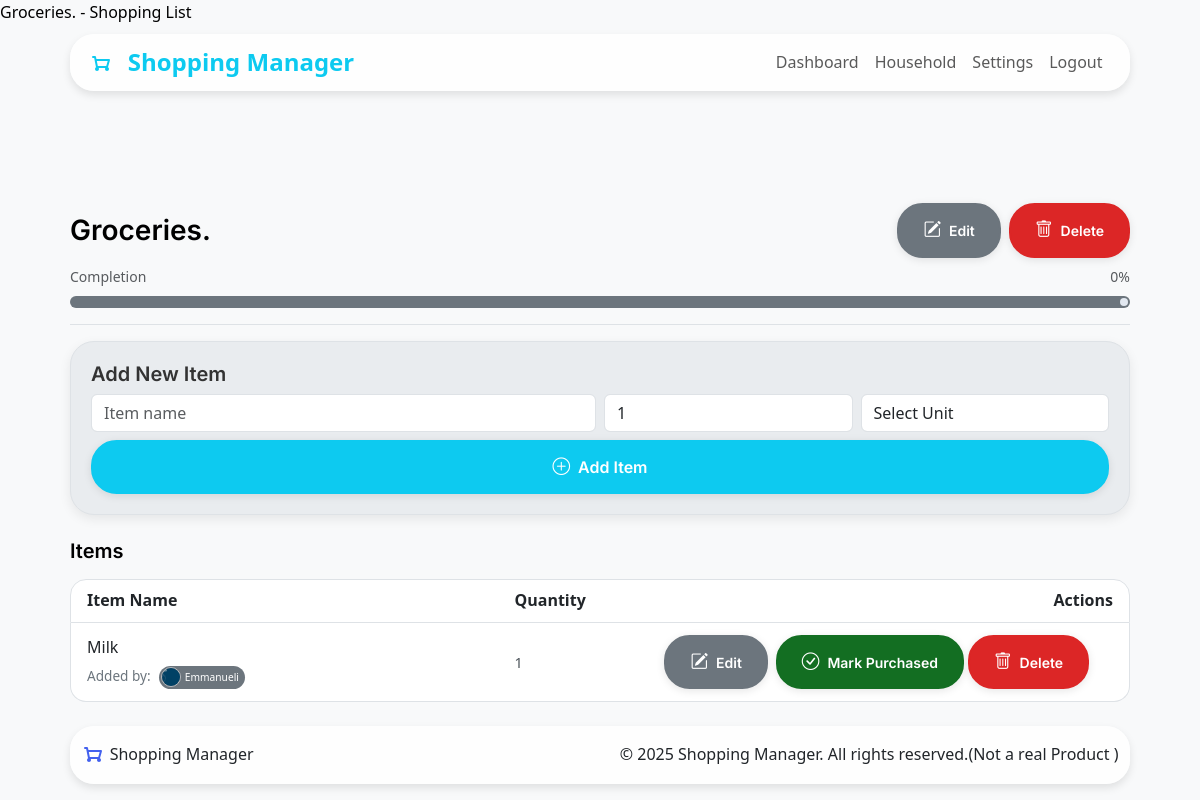
Page /shopping/list/8 (signed in) on the earlier database version.
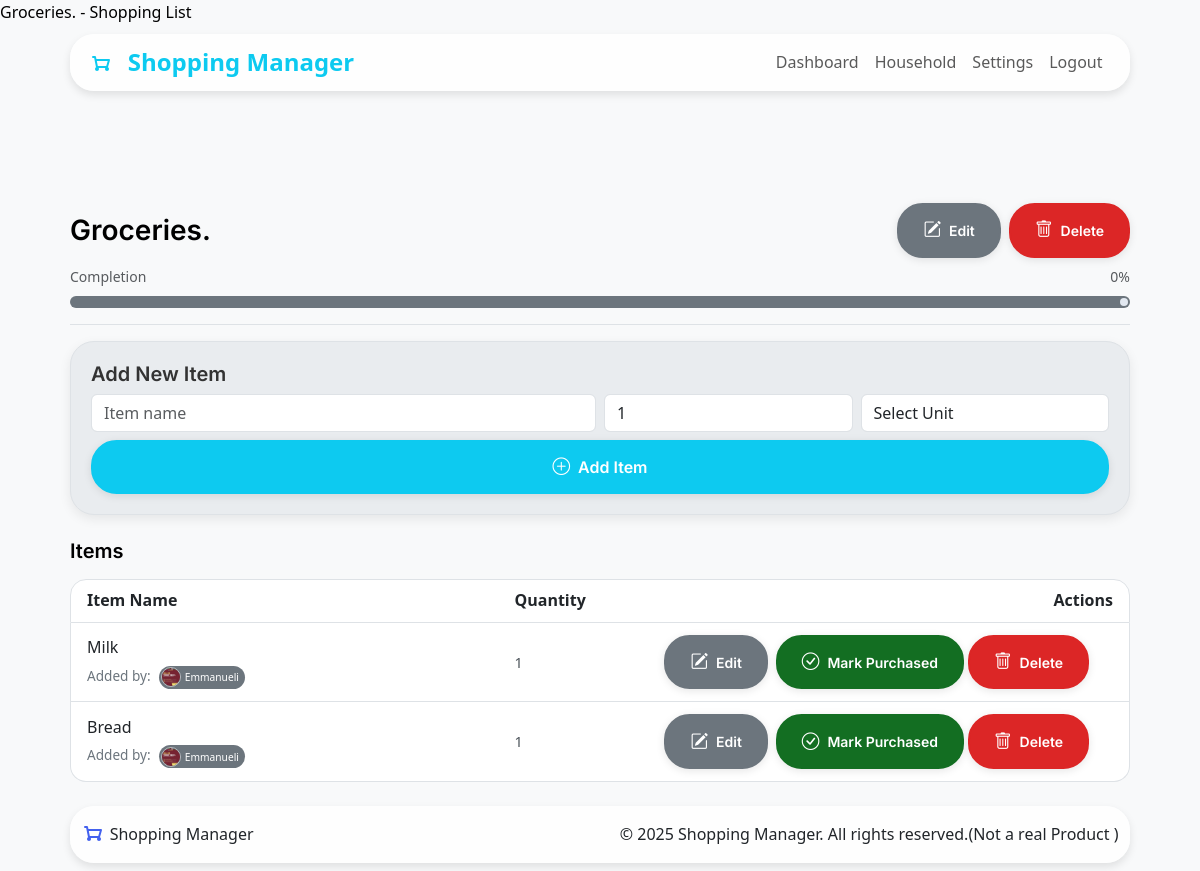
Same page on the later database version.
### app/models.py (models this page shows, shortened)
class ShoppingList(db.Model):
    __tablename__ = 'shoppinglists'  # Explicitly set table name
    id = db.Column(db.Integer, primary_key=True)
    name = db.Column(db.String(100), nullable=False)
    household_id = db.Column(db.Integer, db.ForeignKey('households.id'), nullable=False)
    created_by_user_id = db.Column(db.Integer, db.ForeignKey('users.id'), nullable=False)
    created_at = db.Column(db.DateTime, default=datetime.now(timezone.utc))
    items_count = db.Column(db.Integer, default=0)
    purchased_items_count = db.Column(db.Integer, default=0)
    items = db.relationship('ListItem', backref='shopping_list', lazy=True, cascade="all, delete-orphan")

class ListItem(db.Model):
    __tablename__ = 'listitems'  # Explicitly set table name
    id = db.Column(db.Integer, primary_key=True)
    name = db.Column(db.String(100), nullable=False)
    quantity = db.Column(db.Integer, default=1)
    measure = db.Column(db.String(10), nullable=True, default='')
    shoppinglist_id = db.Column(db.Integer, db.ForeignKey('shoppinglists.id'), nullable=False)
    added_by_user_id = db.Column(db.Integer, db.ForeignKey('users.id'), nullable=False)
    added_at = db.Column(db.DateTime, default=datetime.now(timezone.utc))
    purchased = db.Column(db.Boolean, default=False)

class User(db.Model, UserMixin):
    __tablename__ = 'users'
    id = db.Column(db.Integer, primary_key=True)
    username = db.Column(db.String(80), unique=True, nullable=False)
    name = db.Column(db.String(80), nullable=False)
    password = db.Column(db.String(128), nullable=False)
    role = db.Column(db.String(20), default='member')
    avatar_url = db.Column(db.String(256), nullable=True)  # Can be DiceBear URL or local path
    household_id = db.Column(db.Integer, db.ForeignKey('households.id'))
    household = db.relationship('Household', back_populates='members', foreign_keys=[household_id])
    administered_household = db.relationship('Household', back_populates='admin',
                                            foreign_keys='Household.admin_id', uselist=False)
    created_lists = db.relationship('ShoppingList', backref='creator', lazy=True)
    added_items = db.relationship('ListItem', backref='added_by', lazy=True)
    activities = db.relationship('ActivityLog', backref='user', lazy=True)

### app/shopping_lists/routes.py (the view, shortened to what this page needs)
@shoppinglist_bp.route('/list/<int:list_id>', methods=['GET', 'POST'])
@login_required
def view_list(list_id):
    shopping_list = ShoppingListModel.query.get_or_404(list_id)
    if not current_user.household or shopping_list.household_id != current_user.household_id:
        if request.accept_mimetypes.accept_json and not request.accept_mimetypes.accept_html:
             return jsonify({"success": False, "message": "Forbidden"}), 403
        abort(403)
    item_form = AddItemForm()
    items = ListItemModel.query.filter_by(shoppinglist_id=list_id).order_by(ListItemModel.added_at.asc()).all()
    total_items = len(items)
    purchased_items = sum(1 for item in items if item.purchased)
    completion_percentage = (purchased_items / total_items) * 100 if total_items > 0 else 0
    return render_template('shopping/view_list.html',
                        title=shopping_list.name,
                        shopping_list=shopping_list,
                        items=items,
                        item_form=item_form,
                        completion_percentage=completion_percentage)

### templates/shopping/view_list.html (shortened to what this page needs)
{% extends "base.html" %}
{% block title %}
    {{ shopping_list.name }} - Shopping List
{% endblock %}
{% block content %}
<div class="container mt-4">
    <div class="list-header mb-3 border-bottom pb-2">
        <div class="d-flex flex-wrap justify-content-between align-items-center mb-2">
            <h1 class="h3 mb-0 text-truncate me-3" style="max-width: 60%;">{{ shopping_list.name }}</h1>
            <div class="list-actions flex-shrink-0">
                 <a href="{{ url_for('shoppinglist_bp.edit_list', list_id=shopping_list.id) }}" class="btn btn-sm btn-secondary me-1"><i class="bi bi-pencil-square"></i> Edit</a>
                 <button type="button" class="btn btn-sm btn-danger"
                         data-bs-toggle="modal" data-bs-target="#confirmModal"
                         data-modal-title="Confirm List Deletion"
                         data-modal-body="Are you sure you want to delete the list '{{ shopping_list.name | escape }}' and all its items? This cannot be undone."
                         data-modal-confirm-text="Delete List" data-modal-confirm-class="btn-danger"
                         data-action-url="{{ url_for('shoppinglist_bp.delete_list', list_id=shopping_list.id) }}"
                         data-redirect-url="{{ url_for('main.dashboard') }}">
                     <i class="bi bi-trash"></i> Delete
                 </button>
            </div>
        </div>
        {% set percentage = completion_percentage | default(0) %}
        <div class="progress-section mt-2">
             <div class="d-flex justify-content-between align-items-center mb-1">
                 <span class="text-muted small">Completion</span>
                 <span class="text-muted small" id="progressPercentageLabel">{{ percentage | round | int }}%</span>
             </div>
             {% set gap_width_px = 4 %}
             <div class="custom-progress-track"
                  role="progressbar"
                  aria-label="List completion progress"
                  aria-valuenow="{{ percentage | round | int }}"
                  aria-valuemin="0"
                  aria-valuemax="100">
                 {% set unfilled_width_expression = "100% - " ~ percentage ~ "%" %}
                 {% if percentage > 0 and percentage < 100 %}
                     {% set unfilled_width_expression = unfilled_width_expression ~ " - " ~ gap_width_px ~ "px" %}
                 {% endif %}
                 <div class="custom-progress-unfilled" style="width: calc({{ unfilled_width_expression }}); flex-basis: calc({{ unfilled_width_expression }});"></div>
             </div>
        </div>
    </div>
    <div class="card sm-card mb-4">
        <div class="card-body">
            <h5 class="card-title">Add New Item</h5>
            <form method="post" id="addItemForm" class="ajax-form" data-list-id="{{ shopping_list.id }}" novalidate>
                <div class="row g-2 mb-2">
                    <div class="col-md-6">
                        {{ item_form.name(class_="form-control" + (" is-invalid" if item_form.name.errors else ""),
                                           placeholder="Item name", id="newItemNameInput", autocomplete="off") }}
                    </div>
                    <div class="col-md-3 col-6">
                         {{ item_form.quantity(class_="form-control" + (" is-invalid" if item_form.quantity.errors else ""),
                                             placeholder="Qty", id="newItemQuantityInput", type="number", min="0.01", step="0.01") }}
                    </div>
                    <div class="col-md-3 col-6">
                        {{ item_form.measure(class_="form-control" + (" is-invalid" if item_form.measure.errors else ""),
                                            placeholder="Unit (e.g., kg, pcs)", id="newItemMeasureInput") }}
                    </div>
                </div>
                <button type="submit" class="btn btn-primary w-100" id="button-add-item">
                    <i class="bi bi-plus-circle"></i> Add Item
                </button>
            </form>
        </div>
    </div>
    <div id="listItemsContainer">
        <h2 class="h5 mb-3">Items</h2>
        <ul class="list-group" id="itemList">
            <li class="list-group-item d-none d-md-flex fw-bold">
                <div class="col-md-5">Item Name</div>
                <div class="col-md-3 text-left">Quantity</div>
                <div class="col-md-4 text-end">Actions</div>
            </li>
            {% for item in items %}
            <li class="list-group-item item-row {% if item.purchased %}item-purchased{% endif %}" data-item-id="{{ item.id }}">
                <div class="row w-100 align-items-center gy-2">
                    <div class="col-md-5 col-12 item-name-column">
                        <div class="item-name-line">
                            <span class="item-name editable {% if item.purchased %}text-decoration-line-through{% endif %}" style="cursor: pointer;">
                                {{ item.name }}
                            </span>
                        </div>
                        {%  if item.added_by.name %}
                        <small class="item-details-text d-block mt-1">
                            Added by:
                            <span class="added-by-pill bg-secondary">
                                {% if item.added_by.avatar_url %}
                                {% if item.added_by.avatar_url.startswith('http') %}
                               <img src="{{ item.added_by.avatar_url }}" alt="{{ item.added_by.name }}'s avatar" class="profile-pic-thumb">
                                {% else %}
                               <img src="{{ item.added_by.avatar_url }}" alt="{{ item.added_by.name }}'s avatar" class="profile-pic-thumb">
                                {% endif %}
                                {% else %}
                                <img src="https://api.dicebear.com/7.x/initials/svg?seed={{ item.added_by.name }}" alt="Default avatar" class="profile-pic-thumb">
                                {% endif %}
                                <span class="added-by-name">{{ item.added_by.name | default('You') }}</span>
                            </span>
                        </small>
                        {% endif %}
                    </div>
                    <div class="col-md-3 col-6 item-quantity-column d-none d-md-block">
                        {% if item.quantity or item.measure %}
                            <span class="item-quantity-measure">
                                {{ item.quantity if item.quantity is not none else '1' }} {{ item.measure }}
                            </span>
                        {% else %}
                            <span class="item-quantity-measure text-muted">-</span>
                        {% endif %}
                    </div>
                    <div class="col-md-4 col-12 item-actions-column">
                        <a href="{{ url_for('shoppinglist_bp.edit_item', item_id=item.id) }}" class="btn btn-sm btn-secondary">
                            <i class="bi bi-pencil-square"></i><span class="button-text"> Edit</span>
                        </a>
                        <form method="post" action="{{ url_for('shoppinglist_bp.toggle_purchase', item_id=item.id) }}" style="display: inline-block;" class="toggle-purchase-form ajax-form">
                            <button type="submit" class="btn btn-sm {% if item.purchased %} btn-warning {% else %} btn-success {% endif %} toggle-purchase-btn" data-item-id="{{ item.id }}">
                                {% if item.purchased %}<i class="bi bi-arrow-counterclockwise"></i><span class="button-text"> Undo</span> {% else %} <i class="bi bi-check-circle"></i><span class="button-text"> Mark Purchased</span> {% endif %}
                            </button>
                        </form>
                        <button type="button" class="btn btn-sm btn-danger"
                                data-bs-toggle="modal" data-bs-target="#confirmModal"
                                data-modal-title="Confirm Item Deletion"
                                data-modal-body="Are you sure you want to delete the item '{{ item.name | escape }}'?"
                                data-modal-confirm-text="Delete Item" data-modal-confirm-class="btn-danger"
                                data-action-url="{{ url_for('shoppinglist_bp.delete_item', item_id=item.id) }}"
                                data-target-element-selector="li[data-item-id='{{ item.id }}']">
                            <i class="bi bi-trash"></i><span class="button-text"> Delete</span>
                        </button>
                    </div>
                </div>
            </li>
            {% else %}
             <li class="list-group-item text-center text-muted" id="emptyListPlaceholder">
                 This list is empty. Add some items using the form above!
             </li>
            {% endfor %}
        </ul>
    </div>
</div>
{% endblock %}

Differences in the rows shown:
changed through a linked row, ListItem "Milk": added_by.avatar_url: a different picture
added ListItem: name "Bread", added_by.avatar_url (picture), added_by.name "Emmanueli", quantity "1", purchased False (drawn)
